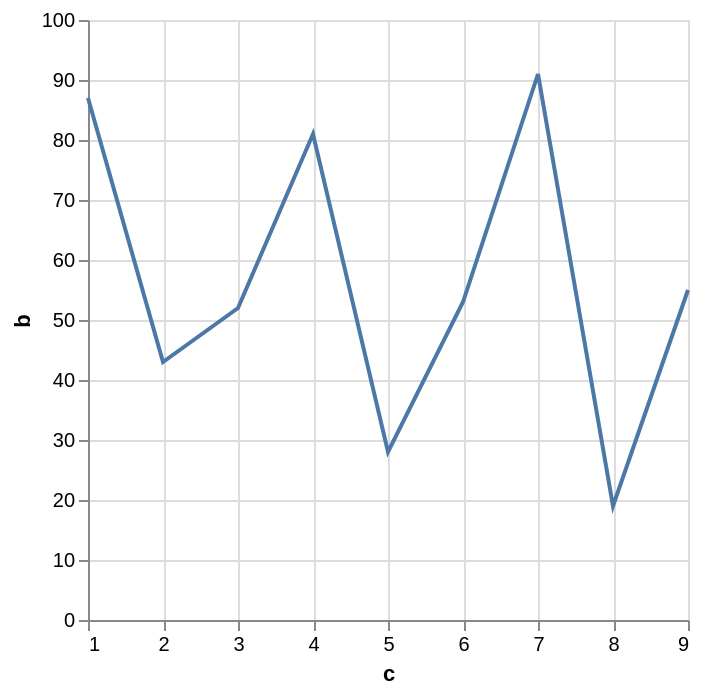

Describe this chart as a Vega-Lite specification.
### Vega specification from a JSON file in a GitHub repository (floating-point values rounded to 4 significant figures)
{"$schema": "https://vega.github.io/schema/vega/v6.json", "background": "white", "padding": 5, "width": 300, "height": 300, "style": "cell", "data": [{"name": "source_0", "values": [{"a": "A", "b": 28, "c": 5, "g": "x"}, {"a": "B", "b": 55, "c": 9, "g": "y"}, {"a": "C", "b": 43, "c": 2, "g": "x"}, {"a": "D", "b": 91, "c": 7, "g": "y"}, {"a": "E", "b": 81, "c": 4, "g": "x"}, {"a": "F", "b": 53, "c": 6, "g": "y"}, {"a": "G", "b": 19, "c": 8, "g": "x"}, {"a": "H", "b": 87, "c": 1, "g": "y"}, {"a": "I", "b": 52, "c": 3, "g": "x"}]}, {"name": "data_0", "source": "source_0", "transform": [{"type": "formula", "expr": "toNumber(datum[\"c\"])", "as": "c"}]}], "marks": [{"name": "marks", "type": "line", "style": ["line"], "sort": {"field": "x"}, "from": {"data": "data_0"}, "encode": {"update": {"stroke": {"value": "#4c78a8"}, "description": {"signal": "\"c: \" + (format(datum[\"c\"], \"\")) + \"; b: \" + (format(datum[\"b\"], \"\"))"}, "x": {"scale": "x", "field": "c"}, "y": {"scale": "y", "field": "b"}, "defined": {"signal": "isValid(datum[\"c\"]) && isFinite(+datum[\"c\"]) && isValid(datum[\"b\"]) && isFinite(+datum[\"b\"])"}}}}], "scales": [{"name": "x", "type": "linear", "domain": {"data": "data_0", "field": "c"}, "range": [0, {"signal": "width"}], "nice": true, "zero": false}, {"name": "y", "type": "linear", "domain": {"data": "data_0", "field": "b"}, "range": [{"signal": "height"}, 0], "nice": true, "zero": true}], "axes": [{"scale": "x", "orient": "bottom", "gridScale": "y", "grid": true, "tickCount": {"signal": "ceil(width/40)"}, "domain": false, "labels": false, "aria": false, "maxExtent": 0, "minExtent": 0, "ticks": false, "zindex": 0}, {"scale": "y", "orient": "left", "gridScale": "x", "grid": true, "tickCount": {"signal": "ceil(height/40)"}, "domain": false, "labels": false, "aria": false, "maxExtent": 0, "minExtent": 0, "ticks": false, "zindex": 0}, {"scale": "x", "orient": "bottom", "grid": false, "title": "c", "labelFlush": true, "labelOverlap": true, "tickCount": {"signal": "ceil(width/40)"}, "zindex": 0}, {"scale": "y", "orient": "left", "grid": false, "title": "b", "labelOverlap": true, "tickCount": {"signal": "ceil(height/40)"}, "zindex": 0}]}
